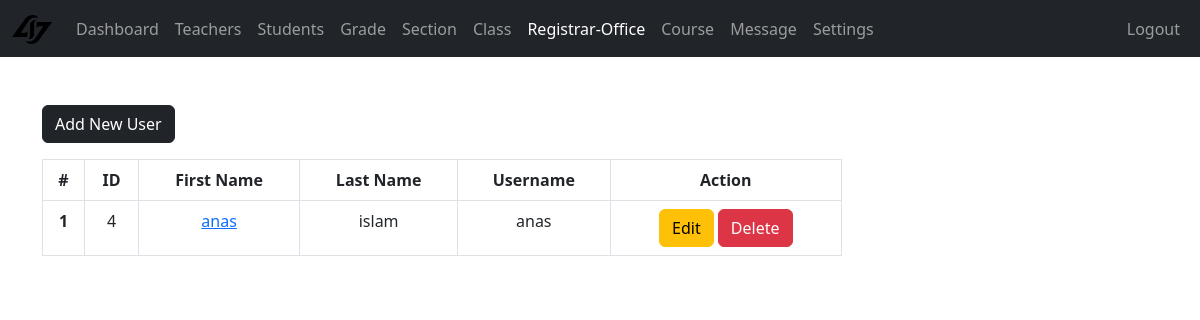
Page /admin/register_office.php (signed in) on the committed database.
### tables this page shows
CREATE TABLE IF NOT EXISTS `registrar_office` (
  `r_user_id` int NOT NULL AUTO_INCREMENT,
  `username` varchar(127) NOT NULL,
  `password` varchar(255) NOT NULL,
  `fname` varchar(31) NOT NULL,
  `lname` varchar(31) NOT NULL,
  `address` varchar(31) NOT NULL,
  `employee_number` int NOT NULL,
  `date_of_birth` date NOT NULL,
  `phone_number` varchar(31) NOT NULL,
  `qualification` varchar(31) NOT NULL,
  `gender` varchar(7) NOT NULL,
  `email_address` varchar(255) NOT NULL,
  `date_of_joined` datetime NOT NULL DEFAULT CURRENT_TIMESTAMP,
  PRIMARY KEY (`r_user_id`)
);

### admin/data/register_office.php (called while the page is built, shortened)
<?php
function getallR_users($conn){
   $sql = "SELECT * FROM registrar_office";
   $stmt = $conn->prepare($sql);
   $stmt->execute();
   if ($stmt->rowCount() >= 1) {
     $teachers = $stmt->fetchAll();
     return $teachers;
   }else {
   	return 0;
   }
}

### admin/register_office.php (the view, shortened to what this page needs)
<?php
if (isset($_SESSION['admin_id']) &&
    isset($_SESSION['role'])) {
    if ($_SESSION['role'] == 'Admin') {
       include "../db_connect.php";
       include "data/register_office.php";
       $r_users = getAllR_users($conn);
 ?>
<!DOCTYPE html>
<html lang="en">
<head>
	<link rel="stylesheet" href="https://cdn.jsdelivr.net/npm/bootstrap@5.2.0/dist/css/bootstrap.min.css">
	<link rel="stylesheet" href="../css/style.css">
  <link rel="stylesheet" href="https://cdnjs.cloudflare.com/ajax/libs/font-awesome/4.7.0/css/font-awesome.min.css">
</head>
<body>
    <?php
        include "inc/navbar.php";
        if ($r_users != 0) {
     ?>
     <div class="container mt-5">
        <a href="register_office-add.php"
           class="btn btn-dark">Add New User</a>
           <div class="table-responsive">
              <table class="table table-bordered mt-3 n-table">
                <thead>
                  <tr>
                    <th scope="col">#</th>
                    <th scope="col">ID</th>
                    <th scope="col">First Name</th>
                    <th scope="col">Last Name</th>
                    <th scope="col">Username</th>
                    <th scope="col">Action</th>
                  </tr>
                </thead>
                <tbody>
                  <?php $i = 0; foreach ($r_users as $r_user ) {
                    $i++;  ?>
                  <tr>
                    <th scope="row"><?=$i?></th>
                    <td><?=$r_user['r_user_id']?></td>
                    <td><a href="register_office-view.php?r_user_id=<?=$r_user['r_user_id']?>">
                         <?=$r_user['fname']?></a></td>
                    <td><?=$r_user['lname']?></td>
                    <td><?=$r_user['username']?></td>
                    <td>
                        <a href="register_office-edit.php?r_user_id=<?=$r_user['r_user_id']?>"
                           class="btn btn-warning">Edit</a>
                        <a href="register_office-delete.php?r_user_id=<?=$r_user['r_user_id']?>"
                           class="btn btn-danger">Delete</a>
                    </td>
                  </tr>
                <?php } ?>
                </tbody>
              </table>
           </div>
         <?php } ?>
     </div>
</body>
</html>
<?php
  }else {
    header("Location: ../login.php");
    exit;
  }
}else {
	header("Location: ../login.php");
	exit;
}
?>

### css/style.css (style rules this page uses)
.n-table { max-width: 800px; text-align: center; }

### rows in the picture
registrar_office: r_user_id "4", fname "anas", lname "islam", username "anas"
